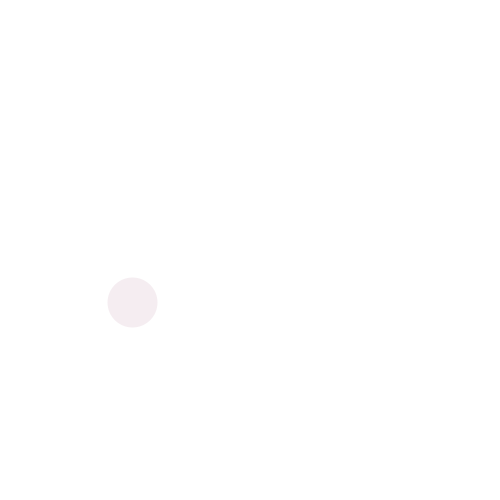
Frame 1 (no input)
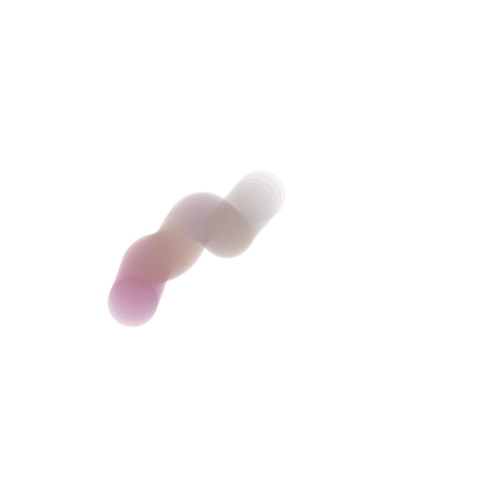
Frame 60 (the mouse pressed at the canvas centre just before this capture)
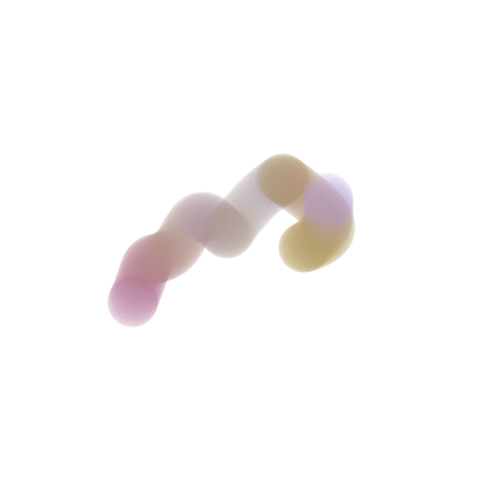
Frame 120 (the mouse held since frame 60 and released just before this capture)

The Processing sketch that drew these frames (run headless with seeded random() and noise(); from frame 60 on, the mouse is pressed at the canvas centre):

// Processing sketch: e14_rnoise_RGB
// ── e14_rnoise_RGB.pde
void setup()
{
  size(500, 500);
  strokeWeight(50);
  stroke(0, 30);
  background(255);
  //colorMode(RGB);
}

void draw()
{
  stroke(255*noise(10000+frameCount*0.001), 255*noise(30000+frameCount*0.01), 255*noise(50000+frameCount*0.05), 30);
  point(width*noise(1000+frameCount*0.01), height*noise(frameCount*0.01));
}
